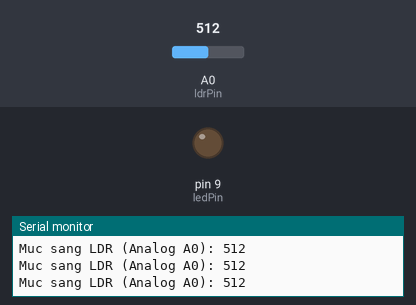
Simulated run of this sketch. Board: Arduino Uno, built with avr-gcc and run on an emulated ATmega328P. Shown: output pins drawn as LEDs (lit = HIGH), the last lines printed to the serial monitor. The inputs (shaded band) are chosen by the test bench; at power-on: A0 (ldrPin) = 512.

Above: at 1.2 s.
1.3 s: A0 (ldrPin) set to 489
At 1.9 s:
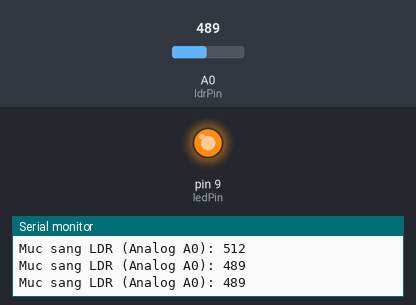
3.0 s: A0 (ldrPin) set to 510
At 4.2 s:
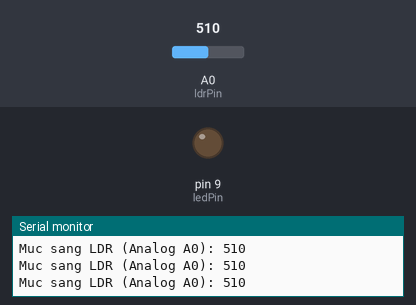
4.5 s: A0 (ldrPin) set to 490
At 5.6 s:
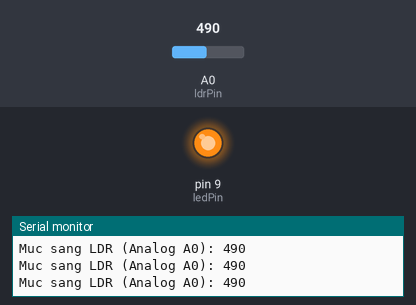
Timing chart, 0 to 7.5 s (numbered marks = the images above; inputs shaded):
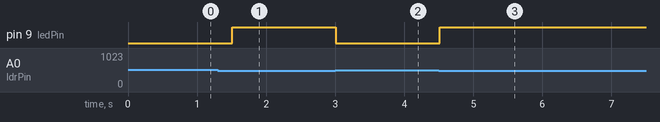

Measured:
- the behaviour switches between 500 and 499 on A0 (ldrPin) (found by bisection; images 0 and 1)
- after the input at 1.3 s, pin 9 (ledPin): LOW → HIGH after 0.21 s
- after the input at 3.0 s, pin 9 (ledPin): HIGH → LOW at once
- after the input at 4.5 s, pin 9 (ledPin): LOW → HIGH at once

The sketch:

sketch.ino
```cpp
const int ldrPin = A0;
const int ledPin = 9;

void setup() {
  Serial.begin(9600);
  pinMode(ledPin, OUTPUT);
  Serial.println("=== BAI 4.4: CAM BIEN QUANG LDR ===");
}

void loop() {
  int val = analogRead(ldrPin);
  Serial.print("Muc sang LDR (Analog A0): ");
  Serial.println(val);

  if (val < 500) {
    digitalWrite(ledPin, HIGH);
  } else {
    digitalWrite(ledPin, LOW);
  }
  delay(300);
}
```
